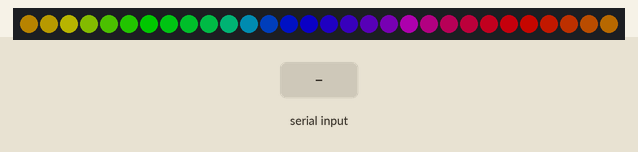
Recording of a program running on a simulated Arduino Mega 2560, built with avr-gcc and run on an emulated ATmega2560. Shown: 30 RGB LEDs in strip order, left to right. The test bench sets the inputs (shaded band). Dim RGB values are drawn brighter than linear; what the program prints to the serial monitor is not drawn.

Above: at 1.2 s.
1.3 s: "1" received over Serial
At 2.5 s:
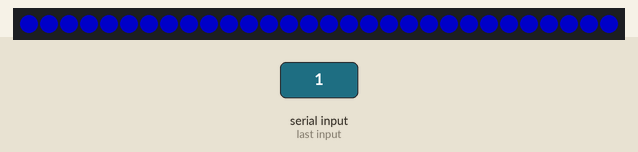
2.8 s: "3" received over Serial
At 5.7 s:
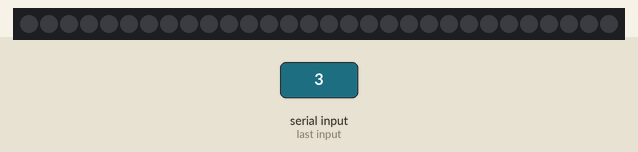
5.8 s: "4" received over Serial
At 7.05 s:
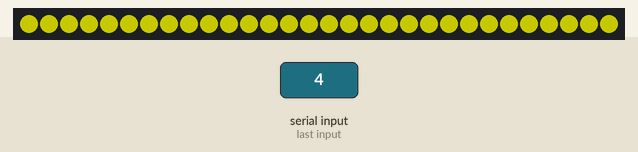
8.8 s: "5" received over Serial
At 9.2 s:
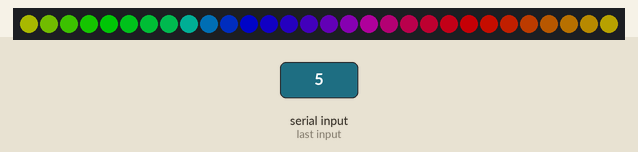
11.8 s: "9" received over Serial
At 12.57 s:
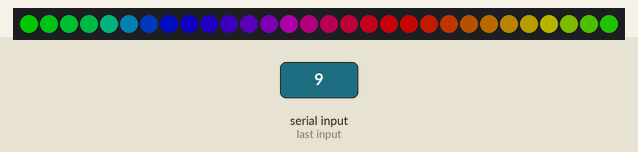
14.8 s: "6" received over Serial
At 16.05 s:
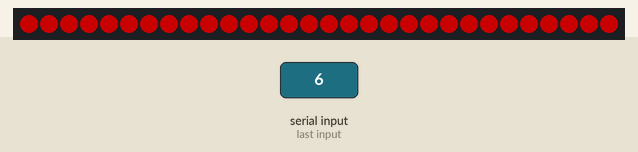
Timing chart, 0 to 17.8 s (numbered marks = the images above; inputs shaded):
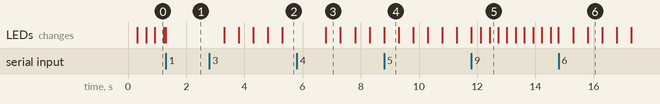

The program:

main.cpp
```cpp
// led_status.ino
// Robot status LED strip controller.
// Receives a single ASCII character over serial to switch modes:
//   '0' -> Off
//   '1' -> Teleop: SOLID blue
//   '2' -> Flashing blue
//   '3' -> Flashing green
//   '4' -> Flashing yellow
//   '5' -> Flashing purple
//   '6' -> Flashing red
//   '7' -> SOLID green
//   '9' -> Rainbow (animated)
//
// All modes are non-blocking — serial commands are responsive at all times,
// including during animations.

#include <Arduino.h>
#include <FastLED.h>

#define DATA_PIN 6
#define NUM_LEDS 30
#define BRIGHTNESS 100

// Animation timing (milliseconds).
const unsigned long BLINK_INTERVAL_MS = 500;
const unsigned long RAINBOW_INTERVAL_MS = 20;     // lower = faster scroll
const unsigned long HEARTBEAT_TIMEOUT_MS = 3000;  // rainbow if no command within this window

CRGB leds[NUM_LEDS];

// Mode state.
enum Mode {
    MODE_OFF,
    MODE_TELEOP_BLUE,
    MODE_BLUE,
    MODE_GREEN,
    MODE_YELLOW,
    MODE_PURPLE,
    MODE_RED,
    MODE_SOLID_GREEN,
    MODE_RAINBOW
};
Mode currentMode = MODE_OFF;

// Animation state.
unsigned long lastBlinkToggleMs = 0;
unsigned long lastRainbowStepMs = 0;
unsigned long lastHeartbeatMs = 0;
bool blinkOn = false;
uint8_t rainbowHueOffset = 0;

void handleSerial();
void updateLeds(Mode mode);

void setup() {
    // Use GRB so named FastLED colors come out correct on WS2811 strips.
    FastLED.addLeds<WS2811, DATA_PIN, GRB>(leds, NUM_LEDS);
    FastLED.setBrightness(BRIGHTNESS);
    FastLED.clear(true);
    Serial.begin(9600);
    // Boot handshake: led_subscriber.py blocks until it sees this line.
    Serial.println("READY");
}

void loop() {
    handleSerial();
    bool driverConnected = lastHeartbeatMs > 0 && (millis() - lastHeartbeatMs <= HEARTBEAT_TIMEOUT_MS);
    updateLeds(driverConnected ? currentMode : MODE_RAINBOW);
}

void handleSerial() {
    if (Serial.available() <= 0) return;

    char c = (char)Serial.read();
    Mode previousMode = currentMode;

    switch (c) {
        case '0':
            currentMode = MODE_OFF;
            break;
        case '1':
            currentMode = MODE_TELEOP_BLUE;
            break;
        case '2':
            currentMode = MODE_BLUE;
            break;
        case '3':
            currentMode = MODE_GREEN;
            break;
        case '4':
            currentMode = MODE_YELLOW;
            break;
        case '5':
            currentMode = MODE_PURPLE;
            break;
        case '6':
            currentMode = MODE_RED;
            break;
        case '7':
            currentMode = MODE_SOLID_GREEN;
            break;
        case '9':
            currentMode = MODE_RAINBOW;
            break;
        default: /* ignore unknown chars (e.g. \r, \n) */
            return;
    }

    lastHeartbeatMs = millis();

    // On any mode change, reset blink so the new color starts ON immediately
    // instead of waiting up to 500 ms for the next toggle.
    if (currentMode != previousMode) {
        blinkOn = true;
        lastBlinkToggleMs = millis();
    }
}

// Returns the color associated with each blinking mode.
CRGB blinkColorFor(Mode m) {
    switch (m) {
        case MODE_BLUE:
            return CRGB::Blue;
        case MODE_GREEN:
            return CRGB::Green;
        case MODE_YELLOW:
            return CRGB::Yellow;
        case MODE_PURPLE:
            return CRGB::Purple;
        case MODE_RED:
            return CRGB::Red;
        default:
            return CRGB::Black;
    }
}

bool isBlinkingMode(Mode m) {
    return m == MODE_BLUE || m == MODE_GREEN || m == MODE_YELLOW || m == MODE_PURPLE || m == MODE_RED;
}

void updateLeds(Mode mode) {
    unsigned long now = millis();

    if (mode == MODE_OFF) {
        fill_solid(leds, NUM_LEDS, CRGB::Black);
        FastLED.show();
        return;
    }

    if (mode == MODE_TELEOP_BLUE) {
        fill_solid(leds, NUM_LEDS, CRGB::Blue);
        FastLED.show();
        return;
    }

    if (mode == MODE_SOLID_GREEN) {
        fill_solid(leds, NUM_LEDS, CRGB::Green);
        FastLED.show();
        return;
    }

    if (mode == MODE_RAINBOW) {
        if (now - lastRainbowStepMs >= RAINBOW_INTERVAL_MS) {
            lastRainbowStepMs = now;
            rainbowHueOffset++;
            for (int i = 0; i < NUM_LEDS; i++) {
                leds[i] = CHSV(rainbowHueOffset + (i * 256 / NUM_LEDS), 255, 255);
            }
            FastLED.show();
        }
        return;
    }

    if (isBlinkingMode(mode)) {
        if (now - lastBlinkToggleMs >= BLINK_INTERVAL_MS) {
            lastBlinkToggleMs = now;
            blinkOn = !blinkOn;
            fill_solid(leds, NUM_LEDS, blinkOn ? blinkColorFor(mode) : CRGB::Black);
            FastLED.show();
        }
    }
}
```

Measured:
- after the input at 1.3 s, the LEDs: change at once (image 1)
- after the input at 2.8 s, the LEDs: change after 0.50 s (image 2)
- after the input at 5.8 s, the LEDs: change after 1.0 s (image 3)
- after the input at 14.8 s, the LEDs: first change after 0.50 s (image 6 shows a later state)
- what the display in image 3 shows lasts 0.5 s, from 6.8 s to 7.3 s
